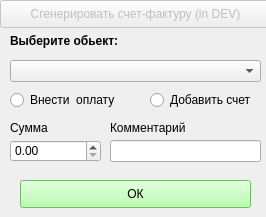
<?xml version="1.0" encoding="UTF-8"?>
<ui version="4.0">
 <class>Form</class>
 <widget class="QWidget" name="Form">
  <property name="geometry">
   <rect>
    <x>0</x>
    <y>0</y>
    <width>266</width>
    <height>217</height>
   </rect>
  </property>
  <property name="windowTitle">
   <string>Form</string>
  </property>
  <widget class="QLabel" name="label_13">
   <property name="geometry">
    <rect>
     <x>10</x>
     <y>30</y>
     <width>211</width>
     <height>21</height>
    </rect>
   </property>
   <property name="font">
    <font>
     <weight>75</weight>
     <bold>true</bold>
    </font>
   </property>
   <property name="text">
    <string>Выберите обьект:</string>
   </property>
  </widget>
  <widget class="QComboBox" name="choose">
   <property name="geometry">
    <rect>
     <x>10</x>
     <y>60</y>
     <width>251</width>
     <height>22</height>
    </rect>
   </property>
  </widget>
  <widget class="QPushButton" name="save">
   <property name="geometry">
    <rect>
     <x>20</x>
     <y>180</y>
     <width>231</width>
     <height>28</height>
    </rect>
   </property>
   <property name="styleSheet">
    <string notr="true">background:#a2ff94;</string>
   </property>
   <property name="text">
    <string>ОК</string>
   </property>
  </widget>
  <widget class="QRadioButton" name="pay">
   <property name="geometry">
    <rect>
     <x>10</x>
     <y>90</y>
     <width>121</width>
     <height>20</height>
    </rect>
   </property>
   <property name="text">
    <string>Внести  оплату</string>
   </property>
   <attribute name="buttonGroup">
    <string notr="true">buttonGroup</string>
   </attribute>
  </widget>
  <widget class="QRadioButton" name="take">
   <property name="geometry">
    <rect>
     <x>150</x>
     <y>90</y>
     <width>111</width>
     <height>20</height>
    </rect>
   </property>
   <property name="text">
    <string>Добавить счет</string>
   </property>
   <attribute name="buttonGroup">
    <string notr="true">buttonGroup</string>
   </attribute>
  </widget>
  <widget class="QDoubleSpinBox" name="total">
   <property name="geometry">
    <rect>
     <x>10</x>
     <y>140</y>
     <width>91</width>
     <height>22</height>
    </rect>
   </property>
   <property name="maximum">
    <double>999999999999999.000000000000000</double>
   </property>
  </widget>
  <widget class="QLabel" name="label">
   <property name="geometry">
    <rect>
     <x>10</x>
     <y>120</y>
     <width>55</width>
     <height>16</height>
    </rect>
   </property>
   <property name="text">
    <string>Cумма</string>
   </property>
  </widget>
  <widget class="QLabel" name="label_2">
   <property name="geometry">
    <rect>
     <x>110</x>
     <y>120</y>
     <width>101</width>
     <height>16</height>
    </rect>
   </property>
   <property name="text">
    <string>Комментарий</string>
   </property>
  </widget>
  <widget class="QLineEdit" name="comm">
   <property name="geometry">
    <rect>
     <x>110</x>
     <y>140</y>
     <width>151</width>
     <height>22</height>
    </rect>
   </property>
  </widget>
  <widget class="QPushButton" name="pushButton">
   <property name="enabled">
    <bool>false</bool>
   </property>
   <property name="geometry">
    <rect>
     <x>0</x>
     <y>0</y>
     <width>271</width>
     <height>28</height>
    </rect>
   </property>
   <property name="text">
    <string>Сгенерировать счет-фактуру (in DEV)</string>
   </property>
  </widget>
 </widget>
 <resources/>
 <connections/>
 <buttongroups>
  <buttongroup name="buttonGroup"/>
 </buttongroups>
</ui>
